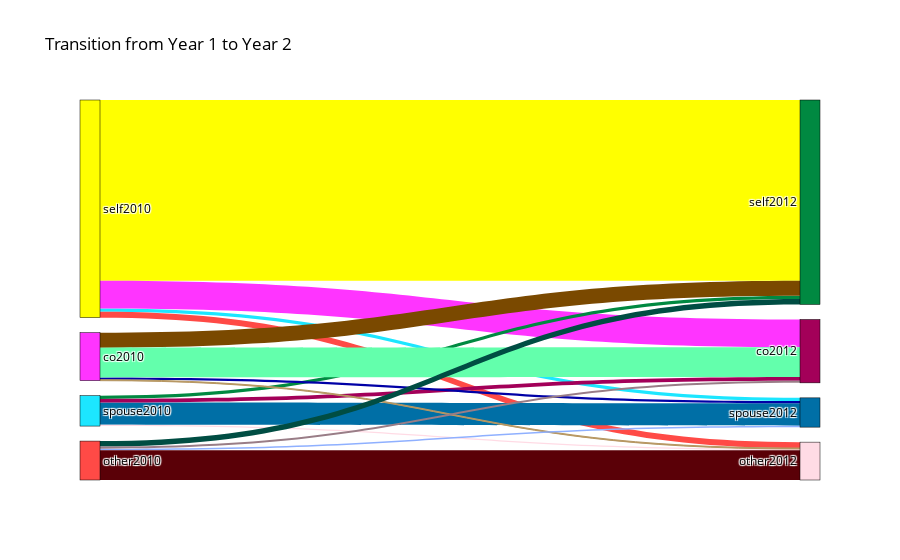

Notebook cell for this chart:
### Code cell
data = df_new.to_dict("records")
links = []

# Sankey diagram
for point in data:
    link = {'source' : point['source'], 'target' : point['target'], 'year' : point['year']}
    links.append(link)

sources = []
targets = []
tuples = []
values = []


for i in range(len(nodes)):
    for j in range(len(nodes)):
        for link in links:
            if link['source']+str(2010) == nodes[i] and link['target']+str(2012) == nodes[j]:
                if (nodes[i],nodes[j]) not in tuples:
                    tuples.append((nodes[i],nodes[j]))
                    values.append(1)
                else:
                    values[tuples.index((nodes[i],nodes[j]))] += 1
                    
sources = [nodes.index(t[0]) for t in tuples]
targets = [nodes.index(t[1]) for t in tuples]

# Create Sankey diagram
fig = go.Figure(data=[go.Sankey(
    node=dict(
        label=nodes,
      pad = 15,
      thickness = 20,
      line = dict(color = "black", width = 0.5),
      color = color_link
    ),
    link=dict(
        source=sources,
        target=targets,
        value=values,
        color = color_link
    ))])

# Customize the layout
fig.update_layout(title_text="Transition from Year 1 to Year 2",
                  font=dict(size=12, color='black'))

# Display the Sankey diagram
fig.show()

### Figure 1 — Plotly figure (JSON) as saved in the notebook; plotly's stock layout.template omitted (floating-point values rounded to 4 significant figures)
{"data": [{"link": {"color": ["#FFFF00", "#1CE6FF", "#FF34FF", "#FF4A46", "#008941", "#006FA6", "#A30059", "#FFDBE5", "#7A4900", "#0000A6", "#63FFAC", "#B79762", "#004D43", "#8FB0FF", "#997D87", "#5A0007", "#809693", "#FEFFE6", "#1B4400", "#4FC601", "#3B5DFF", "#4A3B53", "#FF2F80", "#61615A", "#BA0900", "#6B7900", "#00C2A0", "#FFAA92", "#FF90C9", "#B903AA", "#D16100", "#DDEFFF", "#000035", "#7B4F4B", "#A1C299", "#300018", "#0AA6D8", "#013349", "#00846F", "#372101", "#FFB500", "#C2FFED", "#A079BF", "#CC0744", "#C0B9B2", "#C2FF99", "#001E09", "#00489C", "#6F0062", "#0CBD66", "#EEC3FF", "#456D75", "#B77B68", "#7A87A1", "#788D66", "#885578", "#FAD09F", "#FF8A9A", "#D157A0", "#BEC459", "#456648", "#0086ED", "#886F4C", "#34362D", "#B4A8BD", "#00A6AA", "#452C2C", "#636375", "#A3C8C9", "#FF913F", "#938A81", "#575329", "#00FECF", "#B05B6F", "#8CD0FF", "#3B9700", "#04F757", "#C8A1A1", "#1E6E00", "#7900D7", "#A77500", "#6367A9", "#A05837", "#6B002C", "#772600", "#D790FF", "#9B9700", "#549E79", "#FFF69F", "#201625", "#72418F", "#BC23FF", "#99ADC0", "#3A2465", "#922329", "#5B4534", "#FDE8DC", "#404E55", "#0089A3", "#CB7E98", "#A4E804", "#324E72", "#6A3A4C"], "source": [0, 0, 0, 0, 1, 1, 1, 1, 2, 2, 2, 2, 3, 3, 3, 3], "target": [4, 5, 6, 7, 4, 5, 6, 7, 4, 5, 6, 7, 4, 5, 6, 7], "value": [2549, 45, 393, 83, 46, 315, 51, 17, 212, 32, 420, 13, 77, 21, 30, 421]}, "node": {"color": ["#FFFF00", "#1CE6FF", "#FF34FF", "#FF4A46", "#008941", "#006FA6", "#A30059", "#FFDBE5", "#7A4900", "#0000A6", "#63FFAC", "#B79762", "#004D43", "#8FB0FF", "#997D87", "#5A0007", "#809693", "#FEFFE6", "#1B4400", "#4FC601", "#3B5DFF", "#4A3B53", "#FF2F80", "#61615A", "#BA0900", "#6B7900", "#00C2A0", "#FFAA92", "#FF90C9", "#B903AA", "#D16100", "#DDEFFF", "#000035", "#7B4F4B", "#A1C299", "#300018", "#0AA6D8", "#013349", "#00846F", "#372101", "#FFB500", "#C2FFED", "#A079BF", "#CC0744", "#C0B9B2", "#C2FF99", "#001E09", "#00489C", "#6F0062", "#0CBD66", "#EEC3FF", "#456D75", "#B77B68", "#7A87A1", "#788D66", "#885578", "#FAD09F", "#FF8A9A", "#D157A0", "#BEC459", "#456648", "#0086ED", "#886F4C", "#34362D", "#B4A8BD", "#00A6AA", "#452C2C", "#636375", "#A3C8C9", "#FF913F", "#938A81", "#575329", "#00FECF", "#B05B6F", "#8CD0FF", "#3B9700", "#04F757", "#C8A1A1", "#1E6E00", "#7900D7", "#A77500", "#6367A9", "#A05837", "#6B002C", "#772600", "#D790FF", "#9B9700", "#549E79", "#FFF69F", "#201625", "#72418F", "#BC23FF", "#99ADC0", "#3A2465", "#922329", "#5B4534", "#FDE8DC", "#404E55", "#0089A3", "#CB7E98", "#A4E804", "#324E72", "#6A3A4C"], "label": ["self2010", "spouse2010", "co2010", "other2010", "self2012", "spouse2012", "co2012", "other2012", "self2014", "spouse2014", "co2014", "other2014", "self2016", "spouse2016", "co2016", "other2016", "self2018", "spouse2018", "co2018", "other2018"], "line": {"color": "black", "width": 0.5}, "pad": 15, "thickness": 20}, "type": "sankey"}], "layout": {"font": {"color": "black", "size": 12}, "title": {"text": "Transition from Year 1 to Year 2"}}}
